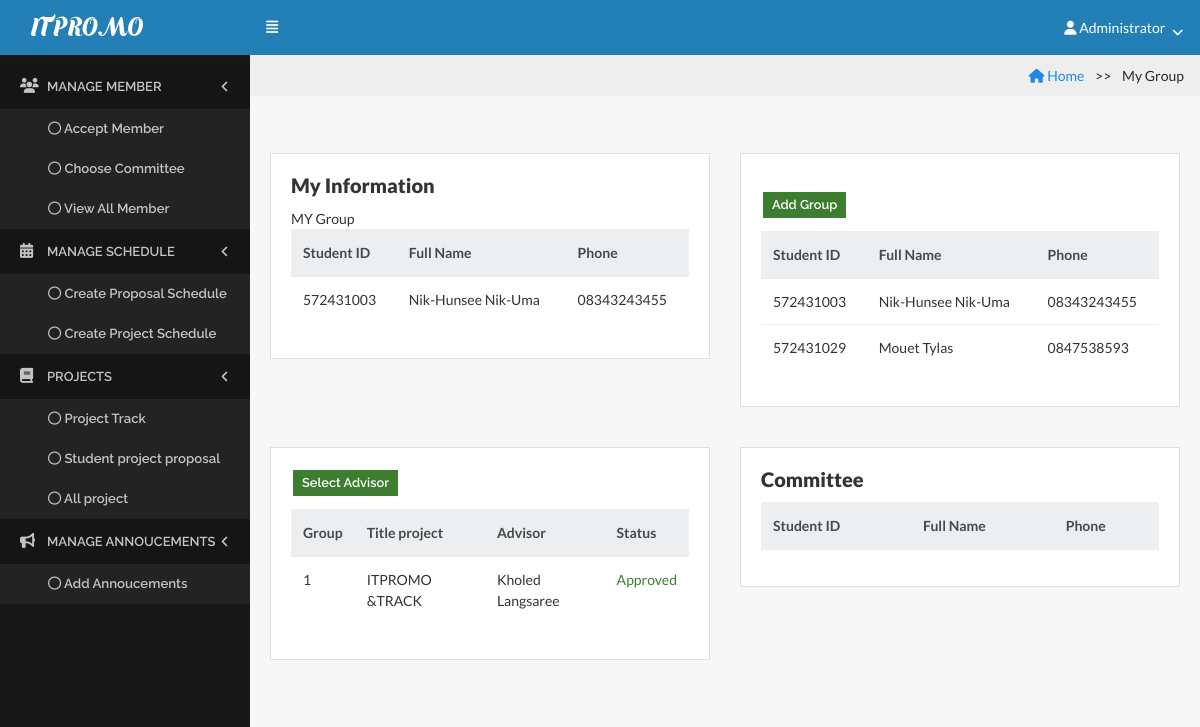
Before: /index.php?page=infor_group (signed in) with the older database file.
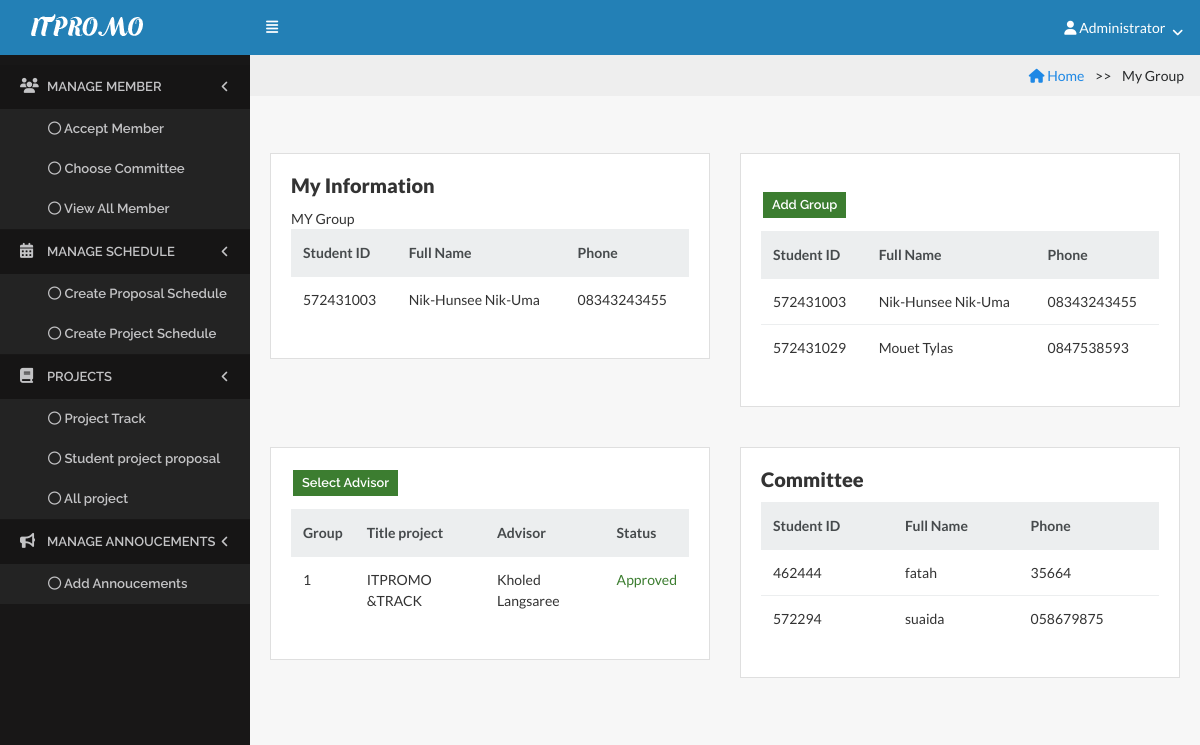
After: the same page with the newer database file.
### tables this page shows
CREATE TABLE `member` (
  `member_id` int(11) NOT NULL,
  `member_idcard` int(30) NOT NULL,
  `member_username` varchar(255) NOT NULL,
  `member_fullname` varchar(255) NOT NULL,
  `member_password` varchar(255) NOT NULL,
  `member_pos` enum('1','2','3','4') NOT NULL COMMENT '1=Advisor, 2=Committee, 3=Student, 4=Officer',
  `member_phone` varchar(255) NOT NULL,
  `member_email` varchar(255) NOT NULL,
  `member_gender` enum('m','f') NOT NULL COMMENT 'm=Male, f=female',
  `admin_id` int(20) NOT NULL COMMENT 'Foreign Key to tb_admin',
  `group_id` int(20) DEFAULT NULL
);

CREATE TABLE `advisergroup` (
  `advisergroup_id` int(11) NOT NULL,
  `advisergroup_topic` varchar(255) DEFAULT NULL,
  `advisergroup_status` enum('0','w','1') NOT NULL DEFAULT 'w',
  `member_id` int(11) NOT NULL,
  `group_id` int(11) NOT NULL
);

CREATE TABLE `committeegroup` (
  `committeegroup_id` int(11) NOT NULL,
  `member_id` int(11) NOT NULL,
  `group_id` int(11) NOT NULL
);

### student/infor_group.php (the view, shortened to what the changed rows need)
 <!DOCTYPE html>
 <html>
 <head>
   <div class="content">
  <div class="row">
                        <div class="col-lg-6">
                            <div class="card">
                                <div class="card-block">
                                     <table class="table">
                                        <thead class="thead-default">
                                           <tr>
                  <th>Student ID</th>
                  <th>Full Name</th>
                  <th>Phone</th>
                </tr>
                                        </thead>
                                        <tbody>
                                          <?php
        $sql = "SELECT member_fullname, member_phone, member_idcard FROM member WHERE member_id='".$_SESSION['id']."'";
              if($result = $db->query($sql)){
                while($objResult = $result->fetch_object()){
              ?>
                <tr>
                  <td><?php echo $objResult->member_idcard; ?></td>
                  <td><?php echo $objResult->member_fullname; ?></td>
                  <td><?php echo $objResult->member_phone; ?></td>
                </tr>
              <?php
                }
              }
              ?>
                                        </tbody>
                                    </table>
                                </div>
                            </div>
                        </div>
                        <div class="col-lg-6">
                            <div class="card">
                                <div class="card-block">
                                    <table class="table">
                                        <thead class="thead-default">
                                           <tr>
                  <th>Student ID</th>
                  <th>Full Name</th>
                  <th>Phone</th>
                </tr>
                                        </thead>
                                        <tbody>
                                          <?php
              $group_id = get_group_id($_SESSION['id']);
                $sql = "SELECT member_fullname, member_phone, member_idcard FROM member WHERE group_id = '$group_id'";
              if($rs = $db->query($sql)){
                while($row = $rs->fetch_object()){
              ?>
                <tr>
                  <td><?php echo $row->member_idcard; ?></td>
                  <td><?php echo $row->member_fullname; ?></td>
                  <td><?php echo $row->member_phone; ?></td>
                </tr>
              <?php
                }
              }else{
              }
              ?>
                                        </tbody>
                                    </table>
                                </div>
                            </div>
                        </div>
                        <div class="col-lg-6">
                            <div class="card">
                                <div class="card-block">
                                 <table class="table">
                                        <thead class="thead-default">
                                            <tr>
                                           <th>Group</th>
                  <th>Title project</th>
                  <th>Advisor</th>
                    <th>Status</th>
                                            </tr>
                                        </thead>
                                        <tbody>
    <?php
$my_id = $_SESSION['id'];
$my_group_id = get_group_id($my_id);
$sql = "SELECT advisergroup.advisergroup_id, advisergroup.advisergroup_status,advisergroup.advisergroup_topic,advisergroup.group_id, member.member_id,member.member_fullname FROM advisergroup
        LEFT JOIN member ON advisergroup.member_id = member.member_id
        WHERE advisergroup.group_id = '$my_group_id'";
              if($rs = $db->query($sql)){
                while($row = $rs->fetch_object()){
              ?>
                <tr>
                  <td><?php echo get_group_id($row->member_id); ?></td>
                  <td><?php echo $row->advisergroup_topic; ?></td>
                  <td><?php echo $row->member_fullname; ?></td>
         <td class="text-center"><?php echo status_for_advisor($row->advisergroup_status); ?></td>
                </tr>
              <?php
                }
              }else{
              }
              ?>
                                        </tbody>
                                    </table>
                                </div>
                            </div>
                        </div>
                        <div class="col-lg-6">
                            <div class="card">
                                <div class="card-block">
                                <table class="table">
                                        <thead class="thead-default">
                                           <tr>
                  <th>Student ID</th>
                  <th>Full Name</th>
                  <th>Phone</th>
                </tr>
                                        </thead>
                                        <tbody>
                                          <?php
          $sql = "SELECT committeegroup.committeegroup_id, member.member_fullname,member.member_idcard ,member.member_phone FROM committeegroup
          LEFT JOIN member ON committeegroup.member_id = member.member_id
          WHERE committeegroup.group_id = '$group_id'";
              if($rs = $db->query($sql)){
                while($row = $rs->fetch_object()){
              ?>
                <tr>
                  <td><?php echo $row->member_idcard; ?></td>
                  <td><?php echo $row->member_fullname; ?></td>
                  <td><?php echo $row->member_phone; ?></td>
                </tr>
              <?php
                }
              }else{
              }
              ?>
                                        </tbody>
                                    </table>
                                </div>
                            </div>
                        </div>

### menu/function.php (shortened to what the changed rows need)
<?php
function get_group_id(){
require 'connect.php';
	$member_id = $_SESSION['id'];
	$sql = "SELECT group_id FROM member WHERE member_id = '$member_id' AND member_pos = '3'";
	if($rs = $db->query($sql)){
		if($row = $rs->fetch_object()){
			return $row->group_id;
		}
	}else{
		echo $db->error;
		$db->close();
	}
}
function status_for_advisor($status){
	if($status == '0'){
		return "<span class='text-danger'>Rejected</span>";
	}else if($status == 'w'){
		return "<span class='text-info'>Waiting</span>";
	}else if($status == '1'){
		return "<span class='text-success'>Approved</span>";
	}
}
?>

Changed rows visible on the page:
added committeegroup: member.member_idcard "462444", member.member_fullname "fatah", member.member_phone "35664"
added committeegroup: member.member_idcard "572294", member.member_fullname "suaida", member.member_phone "058679875"
